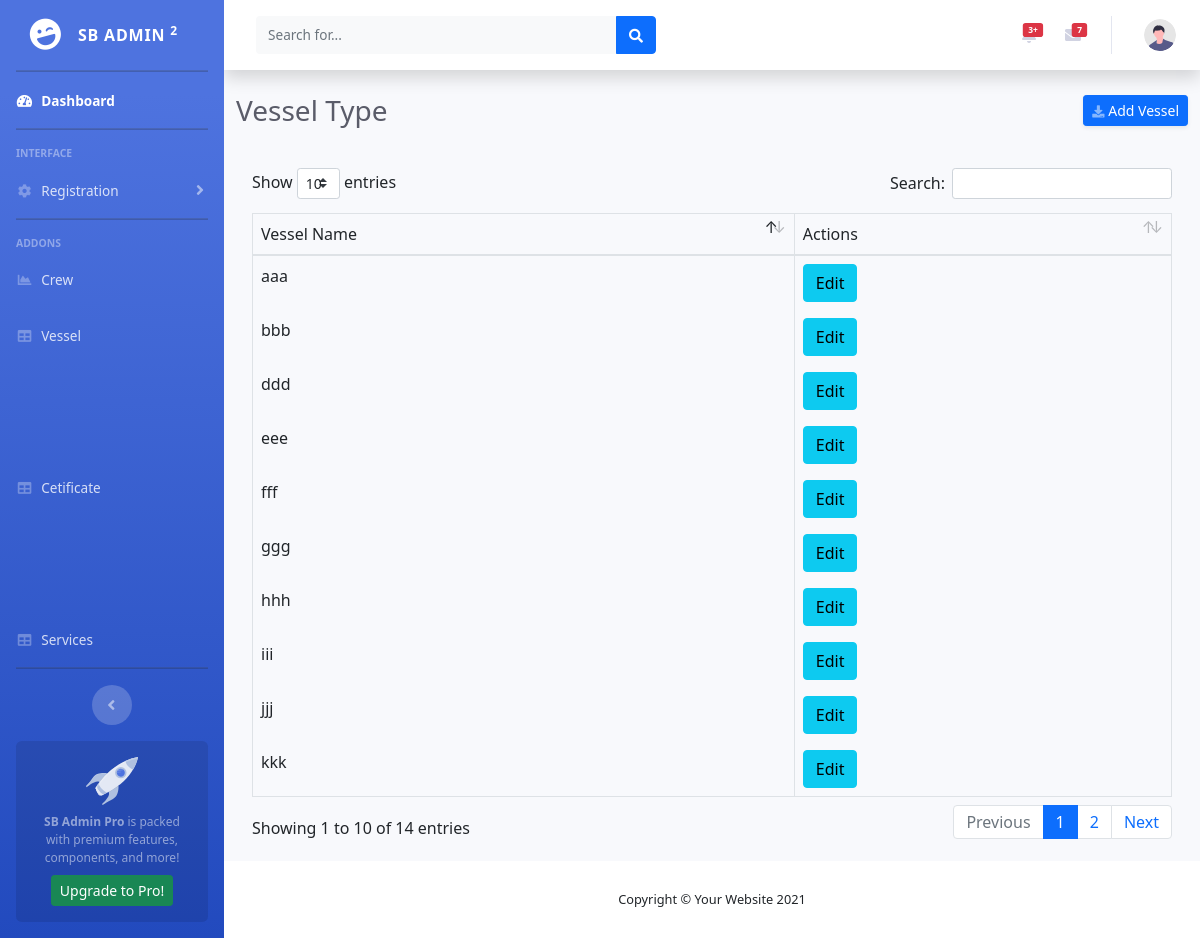
/vessel_index1.php, run on the app's committed database.
### tables this page shows
CREATE TABLE `vessel` (
  `id` int(11) NOT NULL,
  `name` varchar(255) NOT NULL
);

### model/crew.php (called while the page is built, shortened)
<?php
include_once "db.php";
class Crew{
public function getCrews(){
    $this->pdo=Database::connect();
    $this->pdo->setAttribute(PDO::ATTR_ERRMODE, PDO::ERRMODE_EXCEPTION);
  $sql="select * from crew as c join vessel as v where c.vessel_type=v.id";
    $statement=$this->pdo->prepare($sql);
    $statement->execute();
    $results=$statement->fetchAll(PDO::FETCH_ASSOC);
    return $results;
}
}
?>

### model/db.php (called while the page is built, shortened)
<?php
class Database
{
    private static $dbName = 'crewbd';
    private static $dbHost = 'localhost';
    private static $dbUsername = 'root';
    private static $dbUserPassword = '';
    private static $cont  = null;
    public static function connect()
    {
       if ( null == self::$cont )
       {
        try
        {
          self::$cont =  new PDO( "mysql:host=".self::$dbHost.";dbname=".self::$dbName, self::$dbUsername, self::$dbUserPassword);
        }
        catch(PDOException $e)
        {
          die($e->getMessage());
        }
       }
       return self::$cont;
    }
}
?>

### controller/crewcontroller.php (called while the page is built, shortened)
<?php
include_once "model/crew.php";
class CrewController extends Crew{
    public function showCrews_one(){
        return $this->getCrews();
    }
}
?>

### model/vessel.php (called while the page is built, shortened)
<?php
include_once "db.php";
class Vessel{
public function getVessels()
{
    $this->pdo=Database::connect();
    $this->pdo->setAttribute(PDO::ATTR_ERRMODE, PDO::ERRMODE_EXCEPTION);
    $sql="select * from vessel" ;
    $statement=$this->pdo->prepare($sql);
    $statement->execute();
    $results=$statement->fetchAll(PDO::FETCH_ASSOC);
    return $results;
    }
}
?>

### controller/vesselcontroller.php (called while the page is built, shortened)
<?php
include_once "model/vessel.php";
class VesselController extends Vessel {
    public function showVessels()
    {
        return $this->getVessels();
    }
}

### vessel_index1.php (the view)
<?php
include_once "controller/vesselcontroller.php";
$vesselcontroller=new VesselController();
$results=$vesselcontroller->showVessels();
?>
<?php include_once "master_layouts/header.php";?>
                <div class="container-fluid">
                    <div class="d-sm-flex align-items-center justify-content-between mb-4">
                        <h1 class="h3 mb-0 text-gray-800">Vessel Type</h1>
                        <a href="vessel_create1.php" class="d-none d-sm-inline-block btn btn-sm btn-primary shadow-sm"><i
                                class="fas fa-download fa-sm text-white-50"></i> Add Vessel </a>
                    </div>
                    <div class="row">
                        <div class="col">
                        <div class="card-body">
                            <div class="table-responsive">
                                <table class="table table-bordered" id="dataTable" width="100%" cellspacing="0">
                                    <thead>
                                        <tr>
                                          <td> Vessel Name </td>
                                          <td> Actions </td>
                                        </tr>
                                    </thead>
                                    <tbody>
                        <?php
                        foreach($results as $result){
                          echo "<tr>";
                          echo "<td>" . $result['name']."</td>";
                          echo "<td vid=".$result['id']."> <a href='vessel_edit.php?vid=".$result['id']." ' class='btn btn-info'>Edit</a></td>";
                          echo "</tr>";
                        }
                        ?>
                        </tbody>
                                </table>
                            </div>
                        </div>
                        </div>
                    </div>
                </div>
            </div>
<?php include "master_layouts/footer.php";?>

### data on the page
vessel: name "aaa"
vessel: name "bbb"
vessel: name "ddd"
vessel: name "eee"
vessel: name "fff"
vessel: name "ggg"
vessel: name "hhh"
vessel: name "iii"
vessel: name "jjj"
vessel: name "kkk"
